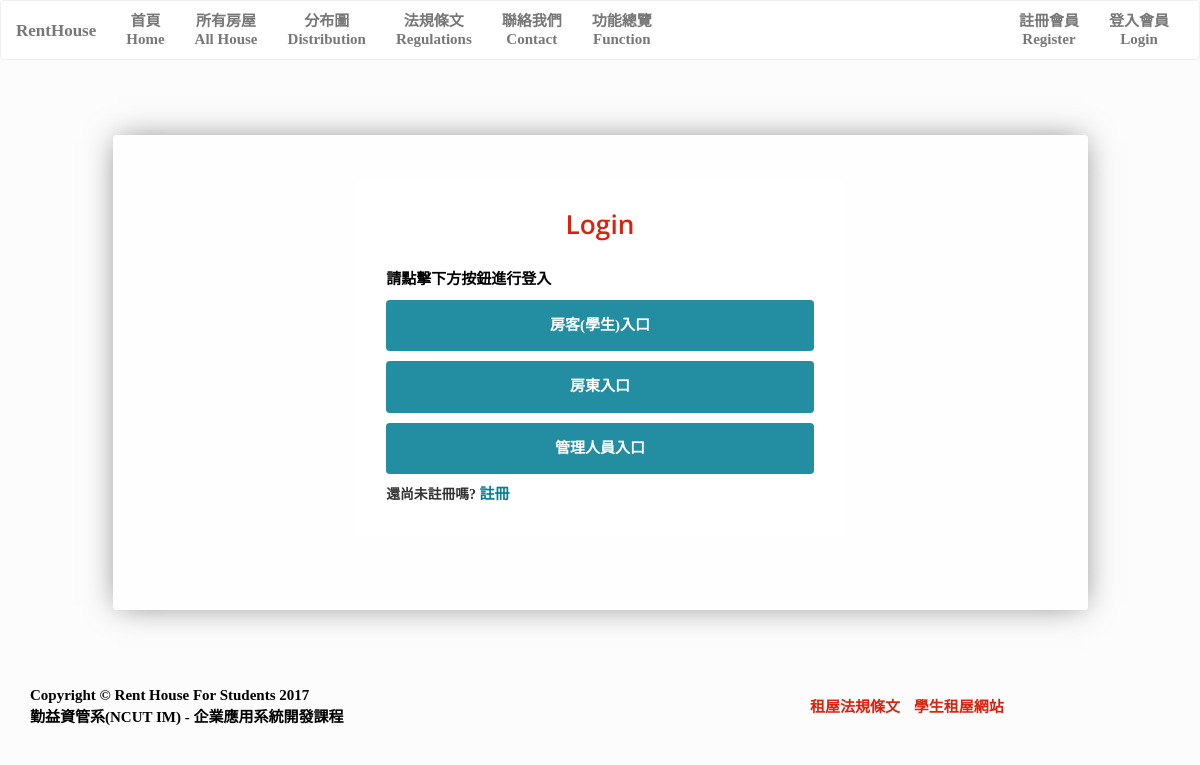
Screenshot of /login_entrance.php with the database file from the repository.
### tables this page shows
CREATE TABLE `level` (
  `lev_id` int(10) NOT NULL,
  `lev_name` varchar(40) NOT NULL
);

### Controller/Auth.php (called while the page is built, shortened)
<?php
class Auth
    {
        public static function loginlevel(){
            $mysqli = Connect::conn();
            $sql = "SELECT * FROM `level`";
            $result= $mysqli->query($sql);
            if ($result->num_rows > 0){
               while($row = $result->fetch_array()) {
                    $levels[]=$row;
                }
                    return $levels;
             }else {
                echo "error";
             }
        }
    }
?>

### login_entrance.php (the view, shortened to what this page needs)
<!DOCTYPE html>
<?php
include('Controller/Auth.php');
include('common/head.php');
include('common/navigation.php');
?>
<link rel="stylesheet" type="text/css" href="css/member.css">
<div class="form-box l-col-wrap">
  <div class="l-col form-box__content">
    <h1 class="form-box__title">Login</h1>
    <br>
    <div class="u-auto-format-text">
      <p>請點擊下方按鈕進行登入</p>
<?php
$levels = Auth::loginlevel();
if($levels){
  foreach ($levels as $level){
?>
      <button  type="submit" class="form__button button" value="<?php echo $level['lev_id'];?>" onclick="lev_vel(this)" style="margin-bottom: 10px;"><?php echo $level['lev_name'];?>入口 </button>
<?php
  }
}
?>
       <small class="form-box__addon u-auto-format-text">
      還尚未註冊嗎? <a href="register_entrance.php">註冊</a>
      </small>
    </div>
  </div>
</div>
<?php
  include('common/footer.php');
?>

### css/member.css (style rules this page uses)
.l-col-wrap { display: -webkit-box; display: -ms-flexbox; display: flex; }
.l-col { min-width: 50%; width: 50%; max-width: 50%; }
.button { border: 0; font-size: 1em; color: #fff; background-color: rgba(5, 127, 148, 0.88); border-radius: 0.25em; padding: 1em; }
.form-box { max-width: 65em; background-color: rgba(255, 255, 255, 0.77); border-radius: 0.25em; overflow: hidden; margin: 5em auto; padding-top: 3em; padding-bottom: 5em; box-shadow: 0 0 30px -5px rgba(0, 0, 0, 0.5); }
.form-box__content { background-color: #fff; margin: 0 auto; padding: 2em; }
.form-box__title { color: #d9230f; font-weight: 600; font-size: 1.75em; margin-top: 0; text-align: center; }
.form-box__addon { color: #333; }
.form__button { width: 100%; }
.u-auto-format-text a { color: #057f94; }

### rows the page displays
level: $level['lev_id'] 1 (drawn), lev_name "房客(學生)"
level: $level['lev_id'] 2 (drawn), lev_name "房東"
level: $level['lev_id'] 3 (drawn), lev_name "管理人員"
